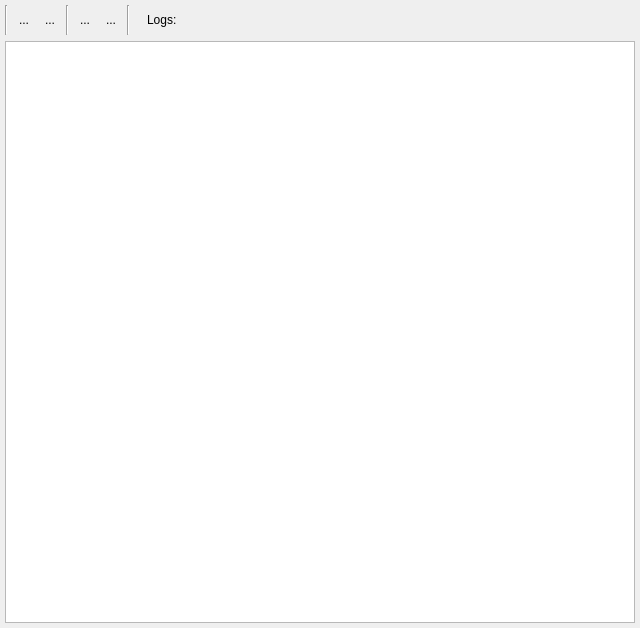
<?xml version="1.0" encoding="UTF-8"?>
<ui version="4.0">
 <class>LogViewer</class>
 <widget class="QWidget" name="LogViewer">
  <property name="geometry">
   <rect>
    <x>0</x>
    <y>0</y>
    <width>640</width>
    <height>628</height>
   </rect>
  </property>
  <property name="sizePolicy">
   <sizepolicy hsizetype="Expanding" vsizetype="Preferred">
    <horstretch>0</horstretch>
    <verstretch>0</verstretch>
   </sizepolicy>
  </property>
  <property name="windowTitle">
   <string notr="true"/>
  </property>
  <property name="autoFillBackground">
   <bool>true</bool>
  </property>
  <layout class="QVBoxLayout" name="verticalLayout">
   <property name="leftMargin">
    <number>5</number>
   </property>
   <property name="topMargin">
    <number>5</number>
   </property>
   <property name="rightMargin">
    <number>5</number>
   </property>
   <property name="bottomMargin">
    <number>5</number>
   </property>
   <item>
    <layout class="QGridLayout" name="gridLayout">
     <item row="0" column="0">
      <widget class="QWidget" name="widget" native="true">
       <property name="enabled">
        <bool>true</bool>
       </property>
       <property name="sizePolicy">
        <sizepolicy hsizetype="Expanding" vsizetype="Minimum">
         <horstretch>0</horstretch>
         <verstretch>0</verstretch>
        </sizepolicy>
       </property>
       <property name="minimumSize">
        <size>
         <width>50</width>
         <height>30</height>
        </size>
       </property>
       <widget class="QWidget" name="horizontalLayoutWidget">
        <property name="geometry">
         <rect>
          <x>0</x>
          <y>0</y>
          <width>631</width>
          <height>30</height>
         </rect>
        </property>
        <property name="sizePolicy">
         <sizepolicy hsizetype="Expanding" vsizetype="Minimum">
          <horstretch>0</horstretch>
          <verstretch>0</verstretch>
         </sizepolicy>
        </property>
        <layout class="QHBoxLayout" name="horizontalLayout_2">
         <property name="leftMargin">
          <number>0</number>
         </property>
         <property name="topMargin">
          <number>0</number>
         </property>
         <property name="rightMargin">
          <number>0</number>
         </property>
         <property name="bottomMargin">
          <number>0</number>
         </property>
         <item>
          <widget class="QWidget" name="widget_3" native="true">
           <property name="sizePolicy">
            <sizepolicy hsizetype="Minimum" vsizetype="Minimum">
             <horstretch>0</horstretch>
             <verstretch>0</verstretch>
            </sizepolicy>
           </property>
           <layout class="QHBoxLayout" name="horizontalLayout_4">
            <property name="leftMargin">
             <number>0</number>
            </property>
            <property name="topMargin">
             <number>0</number>
            </property>
            <property name="rightMargin">
             <number>11</number>
            </property>
            <property name="bottomMargin">
             <number>0</number>
            </property>
            <item>
             <widget class="Line" name="line_2">
              <property name="sizePolicy">
               <sizepolicy hsizetype="Fixed" vsizetype="Expanding">
                <horstretch>0</horstretch>
                <verstretch>0</verstretch>
               </sizepolicy>
              </property>
              <property name="orientation">
               <enum>Qt::Orientation::Vertical</enum>
              </property>
             </widget>
            </item>
            <item>
             <widget class="QToolButton" name="toolPause">
              <property name="minimumSize">
               <size>
                <width>20</width>
                <height>20</height>
               </size>
              </property>
              <property name="maximumSize">
               <size>
                <width>20</width>
                <height>20</height>
               </size>
              </property>
              <property name="toolTip">
               <string>Puase Logging</string>
              </property>
              <property name="text">
               <string>...</string>
              </property>
              <property name="icon">
               <iconset theme="media-playback-pause"/>
              </property>
              <property name="autoRaise">
               <bool>true</bool>
              </property>
             </widget>
            </item>
            <item>
             <widget class="QToolButton" name="toolContinue">
              <property name="minimumSize">
               <size>
                <width>20</width>
                <height>20</height>
               </size>
              </property>
              <property name="maximumSize">
               <size>
                <width>20</width>
                <height>20</height>
               </size>
              </property>
              <property name="text">
               <string>...</string>
              </property>
              <property name="icon">
               <iconset theme="media-playback-start"/>
              </property>
              <property name="autoRaise">
               <bool>true</bool>
              </property>
             </widget>
            </item>
            <item>
             <widget class="Line" name="line">
              <property name="sizePolicy">
               <sizepolicy hsizetype="Preferred" vsizetype="Preferred">
                <horstretch>0</horstretch>
                <verstretch>0</verstretch>
               </sizepolicy>
              </property>
              <property name="orientation">
               <enum>Qt::Orientation::Vertical</enum>
              </property>
             </widget>
            </item>
            <item>
             <widget class="QToolButton" name="toolStop">
              <property name="minimumSize">
               <size>
                <width>20</width>
                <height>20</height>
               </size>
              </property>
              <property name="maximumSize">
               <size>
                <width>20</width>
                <height>20</height>
               </size>
              </property>
              <property name="text">
               <string>...</string>
              </property>
              <property name="icon">
               <iconset theme="media-playback-stop"/>
              </property>
              <property name="autoRaise">
               <bool>true</bool>
              </property>
             </widget>
            </item>
            <item>
             <widget class="QToolButton" name="toolRestart">
              <property name="minimumSize">
               <size>
                <width>20</width>
                <height>20</height>
               </size>
              </property>
              <property name="maximumSize">
               <size>
                <width>20</width>
                <height>20</height>
               </size>
              </property>
              <property name="text">
               <string>...</string>
              </property>
              <property name="icon">
               <iconset theme="media-record"/>
              </property>
              <property name="autoRaise">
               <bool>true</bool>
              </property>
             </widget>
            </item>
            <item>
             <widget class="Line" name="line_3">
              <property name="orientation">
               <enum>Qt::Orientation::Vertical</enum>
              </property>
             </widget>
            </item>
           </layout>
          </widget>
         </item>
         <item>
          <widget class="QLabel" name="label">
           <property name="text">
            <string>Logs:</string>
           </property>
          </widget>
         </item>
         <item>
          <widget class="QLabel" name="lableFile">
           <property name="sizePolicy">
            <sizepolicy hsizetype="Expanding" vsizetype="Minimum">
             <horstretch>0</horstretch>
             <verstretch>0</verstretch>
            </sizepolicy>
           </property>
           <property name="text">
            <string/>
           </property>
          </widget>
         </item>
        </layout>
       </widget>
      </widget>
     </item>
     <item row="1" column="0">
      <widget class="QTableView" name="logView">
       <property name="editTriggers">
        <set>QAbstractItemView::EditTrigger::NoEditTriggers</set>
       </property>
       <property name="showDropIndicator" stdset="0">
        <bool>false</bool>
       </property>
       <property name="dragDropOverwriteMode">
        <bool>false</bool>
       </property>
       <property name="selectionMode">
        <enum>QAbstractItemView::SelectionMode::SingleSelection</enum>
       </property>
       <property name="selectionBehavior">
        <enum>QAbstractItemView::SelectionBehavior::SelectRows</enum>
       </property>
       <property name="horizontalScrollMode">
        <enum>QAbstractItemView::ScrollMode::ScrollPerItem</enum>
       </property>
       <property name="wordWrap">
        <bool>false</bool>
       </property>
       <attribute name="horizontalHeaderStretchLastSection">
        <bool>true</bool>
       </attribute>
       <attribute name="verticalHeaderVisible">
        <bool>false</bool>
       </attribute>
       <attribute name="verticalHeaderHighlightSections">
        <bool>false</bool>
       </attribute>
      </widget>
     </item>
    </layout>
   </item>
  </layout>
 </widget>
 <resources/>
 <connections/>
</ui>
